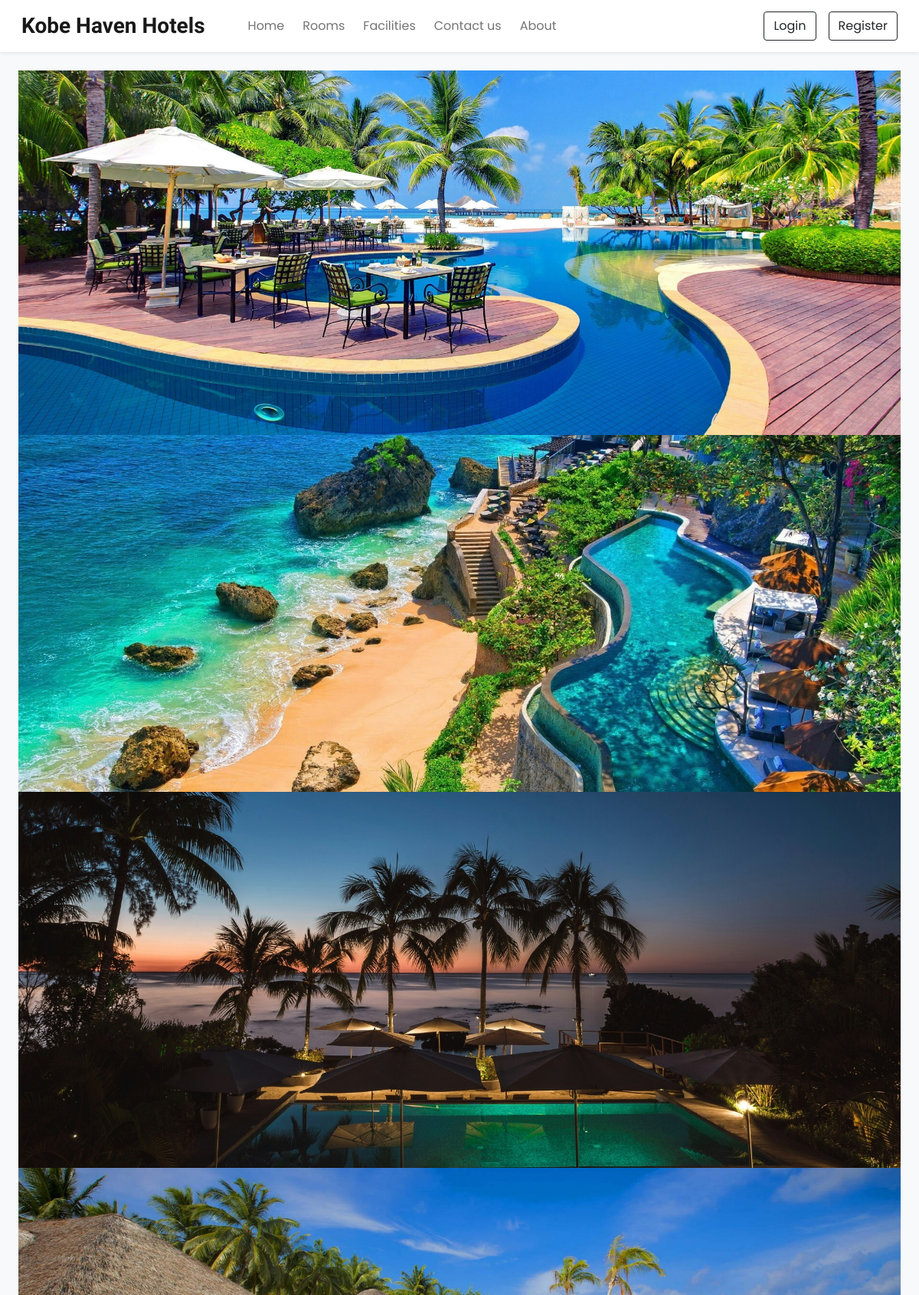
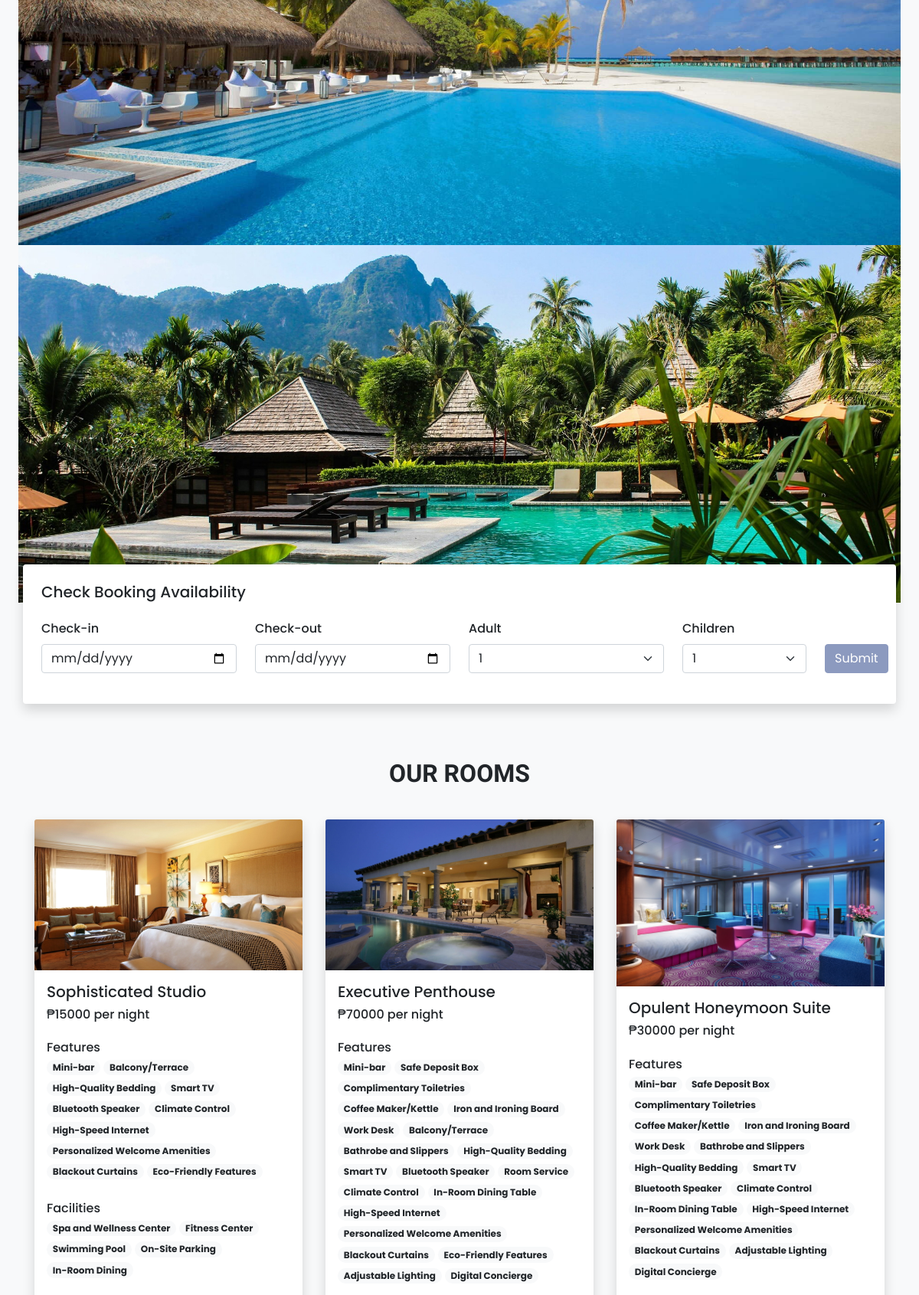
The page / (upper part) on the database its author committed (2 pictures, top to bottom).
### tables this page shows
CREATE TABLE `settings` (
  `sr_no` int(11) NOT NULL,
  `site_title` varchar(50) NOT NULL,
  `site_about` varchar(250) NOT NULL,
  `shutdown` tinyint(1) NOT NULL
);

CREATE TABLE `carousel` (
  `sr_no` int(11) NOT NULL,
  `image` varchar(150) NOT NULL
);

CREATE TABLE `rooms` (
  `id` int(11) NOT NULL,
  `name` varchar(150) NOT NULL,
  `area` int(11) NOT NULL,
  `price` int(11) NOT NULL,
  `quantity` int(11) NOT NULL,
  `adult` int(11) NOT NULL,
  `children` int(11) NOT NULL,
  `description` varchar(350) NOT NULL,
  `status` tinyint(4) NOT NULL DEFAULT 1,
  `removed` int(11) NOT NULL DEFAULT 0
);

CREATE TABLE `room_images` (
  `sr_no` int(11) NOT NULL,
  `room_id` int(11) NOT NULL,
  `image` varchar(150) NOT NULL,
  `thumb` tinyint(4) NOT NULL DEFAULT 0
);

CREATE TABLE `features` (
  `id` int(11) NOT NULL,
  `name` varchar(50) NOT NULL
);

CREATE TABLE `facilities` (
  `id` int(11) NOT NULL,
  `icon` varchar(100) NOT NULL,
  `name` varchar(50) NOT NULL,
  `description` varchar(250) NOT NULL
);

### admin/inc/db_config.php (called while the page is built, shortened)
<?php
  function selectAll($table)
  {
    $con = $GLOBALS['con'];
    $res = mysqli_query($con,"SELECT * FROM $table");
    return $res;
  }
  function select($sql,$values,$datatypes)
  {
    $con = $GLOBALS['con'];
    if($stmt = mysqli_prepare($con,$sql))
    {
      mysqli_stmt_bind_param($stmt,$datatypes,...$values);
      if(mysqli_stmt_execute($stmt)){
        $res = mysqli_stmt_get_result($stmt);
        return $res;
      }
      else{
        mysqli_stmt_close($stmt);
        die("Query cannot be executed - Select");
      }
    }
    else{
      die("Query cannot be prepared - Select");
    }
  }
?>

### index.php (the view, shortened to what this page needs)
<!DOCTYPE html>
<html lang="en">
<head>
  <link  rel="stylesheet" href="https://unpkg.com/swiper@7/swiper-bundle.min.css">
  <?php require('inc/links.php'); ?>
</head>
<body class="bg-light">
  <?php require('inc/header.php'); ?>
  <div class="container-fluid px-lg-4 mt-4">
    <div class="swiper swiper-container">
      <div class="swiper-wrapper">
        <?php
          $res = selectAll('carousel');
          while($row = mysqli_fetch_assoc($res))
          {
            $path = CAROUSEL_IMG_PATH;
            echo <<<data
              <div class="swiper-slide">
                <img src="$path$row[image]" class="w-100 d-block">
              </div>
            data;
          }
        ?>
      </div>
    </div>
  </div>
  <div class="container availability-form">
    <div class="row">
      <div class="col-lg-12 bg-white shadow p-4 rounded">
        <h5 class="mb-4">Check Booking Availability</h5>
        <form action="rooms.php">
          <div class="row align-items-end">
            <div class="col-lg-3 mb-3">
              <label class="form-label" style="font-weight: 500;">Check-in</label>
              <input type="date" class="form-control shadow-none" name="checkin" required>
            </div>
            <div class="col-lg-3 mb-3">
              <label class="form-label" style="font-weight: 500;">Check-out</label>
              <input type="date" class="form-control shadow-none" name="checkout" required>
            </div>
            <div class="col-lg-3 mb-3">
              <label class="form-label" style="font-weight: 500;">Adult</label>
              <select class="form-select shadow-none" name="adult">
                <?php
                  $guests_q = mysqli_query($con,"SELECT MAX(adult) AS `max_adult`, MAX(children) AS `max_children`
                    FROM `rooms` WHERE `status`='1' AND `removed`='0'");
                  $guests_res = mysqli_fetch_assoc($guests_q);
                  for($i=1; $i<=$guests_res['max_adult']; $i++){
                    echo"<option value='$i'>$i</option>";
                  }
                ?>
              </select>
            </div>
            <div class="col-lg-2 mb-3">
              <label class="form-label" style="font-weight: 500;">Children</label>
              <select class="form-select shadow-none" name="children">
                <?php
                  for($i=1; $i<=$guests_res['max_children']; $i++){
                    echo"<option value='$i'>$i</option>";
                  }
                ?>
              </select>
            </div>
            <div class="col-lg-1 mb-lg-3 mt-2">
              <button type="submit" class="btn text-white shadow-none custom-bg">Submit</button>
            </div>
          </div>
        </form>
      </div>
    </div>
  </div>
  <h2 class="mt-5 pt-4 mb-4 text-center fw-bold h-font">OUR ROOMS</h2>
  <div class="container">
    <div class="row">
      <?php
        $room_res = select("SELECT * FROM `rooms` WHERE `status`=? AND `removed`=? ORDER BY `id` DESC LIMIT 3",[1,0],'ii');
        while($room_data = mysqli_fetch_assoc($room_res))
        {
          $fea_q = mysqli_query($con,"SELECT f.name FROM `features` f
            INNER JOIN `room_features` rfea ON f.id = rfea.features_id
            WHERE rfea.room_id = '$room_data[id]'");
          $features_data = "";
          while($fea_row = mysqli_fetch_assoc($fea_q)){
            $features_data .="<span class='badge rounded-pill bg-light text-dark text-wrap me-1 mb-1'>
              $fea_row[name]
            </span>";
          }
          $fac_q = mysqli_query($con,"SELECT f.name FROM `facilities` f
            INNER JOIN `room_facilities` rfac ON f.id = rfac.facilities_id
            WHERE rfac.room_id = '$room_data[id]'");
          $facilities_data = "";
          while($fac_row = mysqli_fetch_assoc($fac_q)){
            $facilities_data .="<span class='badge rounded-pill bg-light text-dark text-wrap me-1 mb-1'>
              $fac_row[name]
            </span>";
          }
          $room_thumb = ROOMS_IMG_PATH."thumbnail.jpg";
          $thumb_q = mysqli_query($con,"SELECT * FROM `room_images`
            WHERE `room_id`='$room_data[id]'
            AND `thumb`='1'");
          if(mysqli_num_rows($thumb_q)>0){
            $thumb_res = mysqli_fetch_assoc($thumb_q);
            $room_thumb = ROOMS_IMG_PATH.$thumb_res['image'];
          }
          $book_btn = "";
          if(!$settings_r['shutdown']){
            $login=0;
            $book_btn = "<button onclick='checkLoginToBook($login,$room_data[id])' class='btn btn-sm text-white custom-bg shadow-none'>Book Now</button>";
          }
          $rating_data = "";
          echo <<<data
            <div class="col-lg-4 col-md-6 my-3">
              <div class="card border-0 shadow" style="max-width: 350px; margin: auto;">
                <img src="$room_thumb" class="card-img-top">
                <div class="card-body">
                  <h5>$room_data[name]</h5>
                  <h6 class="mb-4">₱$room_data[price] per night</h6>
                  <div class="features mb-4">
                    <h6 class="mb-1">Features</h6>
                    $features_data
                  </div>
                  <div class="facilities mb-4">
                    <h6 class="mb-1">Facilities</h6>
                    $facilities_data
                  </div>
                  <div class="guests mb-4">
                    <h6 class="mb-1">Guests</h6>
                    <span class="badge rounded-pill bg-light text-dark text-wrap">
                      $room_data[adult] Adults
                    </span>
                    <span class="badge rounded-pill bg-light text-dark text-wrap">
                      $room_data[children] Children
                    </span>
                  </div>
                  $rating_data
                  <div class="d-flex justify-content-evenly mb-2">
                    $book_btn
                    <a href="room_details.php?id=$room_data[id]" class="btn btn-sm btn-outline-dark shadow-none">More details</a>
                  </div>
                </div>
              </div>
            </div>
          data;
        }
      ?>
    </div>
  </div>
</body>
</html>

### inc/links.php (shortened to what this page needs)
<link href="https://cdn.jsdelivr.net/npm/bootstrap@5.0.2/dist/css/bootstrap.min.css" rel="stylesheet">
<link rel="stylesheet" href="https://cdn.jsdelivr.net/npm/bootstrap-icons@1.9.1/font/bootstrap-icons.css">
<link rel="stylesheet" href="css/common.css">
<?php
  require('admin/inc/db_config.php');
  $settings_q = "SELECT * FROM `settings` WHERE `sr_no`=?";
  $values = [1];
  $settings_r = mysqli_fetch_assoc(select($settings_q,$values,'i'));
?>

### inc/header.php (shortened to what this page needs)
<nav id="nav-bar" class="navbar navbar-expand-lg navbar-light bg-white px-lg-3 py-lg-2 shadow-sm sticky-top">
  <div class="container-fluid">
    <a class="navbar-brand me-5 fw-bold fs-3 h-font" href="index.php"><?php echo $settings_r['site_title'] ?></a>
    <div class="collapse navbar-collapse" id="navbarSupportedContent">
      <ul class="navbar-nav me-auto mb-2 mb-lg-0">
        <li class="nav-item">
          <a class="nav-link me-2" href="index.php">Home</a>
        </li>
        <li class="nav-item">
          <a class="nav-link me-2" href="rooms.php">Rooms</a>
        </li>
        <li class="nav-item">
          <a class="nav-link me-2" href="facilities.php">Facilities</a>
        </li>
        <li class="nav-item">
          <a class="nav-link me-2" href="contact.php">Contact us</a>
        </li>
        <li class="nav-item">
          <a class="nav-link" href="about.php">About</a>
        </li>
      </ul>
      <div class="d-flex">
        <?php
          if(isset($_SESSION['login']) && $_SESSION['login']==true)
          {
            $path = USERS_IMG_PATH;
            echo<<<data
              <div class="btn-group">
                <button type="button" class="btn btn-outline-dark shadow-none dropdown-toggle" data-bs-toggle="dropdown" data-bs-display="static" aria-expanded="false">
                  <img src="$path$_SESSION[uPic]" style="width: 25px; height: 25px;" class="me-1 rounded-circle">
                  $_SESSION[uName]
                </button>
                <ul class="dropdown-menu dropdown-menu-lg-end">
                  <li><a class="dropdown-item" href="profile.php">Profile</a></li>
                  <li><a class="dropdown-item" href="bookings.php">Bookings</a></li>
                  <li><a class="dropdown-item" href="logout.php">Logout</a></li>
                </ul>
              </div>
            data;
          }
          else
          {
            echo<<<data
              <button type="button" class="btn btn-outline-dark shadow-none me-lg-3 me-2" data-bs-toggle="modal" data-bs-target="#loginModal">
                Login
              </button>
              <button type="button" class="btn btn-outline-dark shadow-none" data-bs-toggle="modal" data-bs-target="#registerModal">
                Register
              </button>
            data;
          }
        ?>
      </div>
    </div>
  </div>
</nav>

### css/common.css (style rules this page uses)
:root { --teal: #8c9abf; --teal_hover: #6f7baf; }
* { font-family: 'Poppins', sans-serif; }
.h-font { font-family: 'Merienda', cursive; }
.custom-bg { background-color: var(--teal); border: 1px solid var(--teal); }

### index.php (style rules this page uses)
.availability-form { margin-top: -50px; z-index: 2; position: relative; }

### rows shown on the page
settings: site_title "Kobe Haven Hotels"
carousel: image (picture)
carousel: image (picture)
carousel: image (picture)
carousel: image (picture)
carousel: image (picture)
rooms: room_images.image (picture), name "Sophisticated Studio", price "15000"
features: name "Mini-bar"
features: name "Balcony/Terrace"
features: name "High-Quality Bedding"
features: name "Smart TV"
features: name "Bluetooth Speaker"
features: name "Climate Control"
features: name "High-Speed Internet"
features: name "Personalized Welcome Amenities"
features: name "Blackout Curtains"
features: name "Eco-Friendly Features"
facilities: name "Spa and Wellness Center"
facilities: name "Fitness Center"
facilities: name "Swimming Pool"
facilities: name "On-Site Parking"
facilities: name "In-Room Dining"
rooms: room_images.image (picture), name "Executive Penthouse", price "70000"
features: name "Safe Deposit Box"
features: name "Complimentary Toiletries"
features: name "Coffee Maker/Kettle"
features: name "Iron and Ironing Board"
features: name "Work Desk"
features: name "Bathrobe and Slippers"
features: name "Room Service"
features: name "In-Room Dining Table"
features: name "Adjustable Lighting"
features: name "Digital Concierge"
rooms: room_images.image (picture), name "Opulent Honeymoon Suite", price "30000"

### other values the page prints
form field adult "1"
form field children "1"
